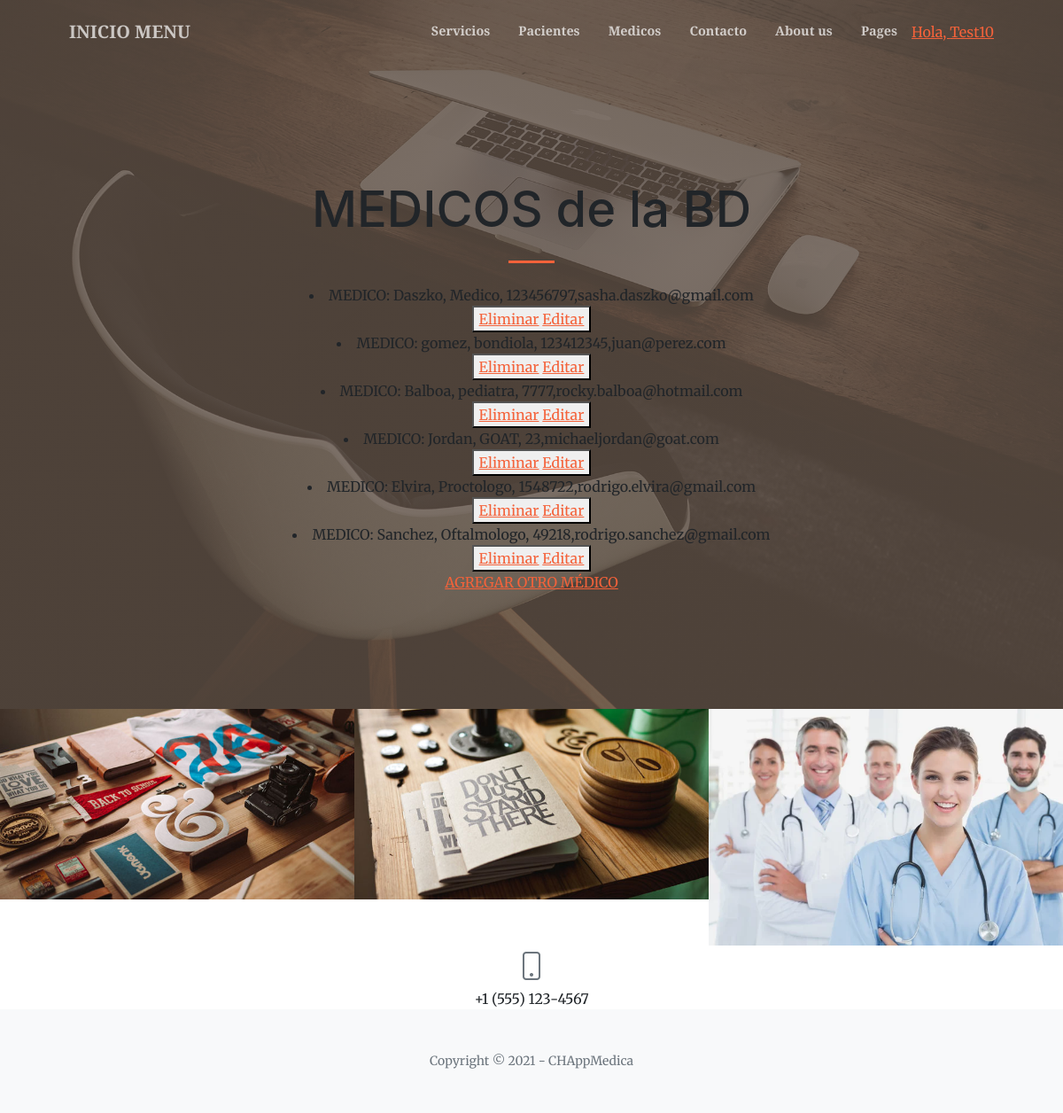
/AppMedica/leerMedicos (signed in), run on the app's committed database.
### AppMedica/models.py (models this page shows)
class Medico(models.Model):
    apellido = models.CharField(max_length=40)
    especialidad = models.CharField(max_length=40)
    matricula = models.IntegerField()
    email = models.EmailField()
    def __str__(self):
        return f"{self.apellido}, {self.especialidad}, {self.matricula},{self.email}"

### AppMedica/views.py (the view)
# urls.py: path('leerMedicos', views.leerMedicos, name='LeerMedicos'),
def leerMedicos(request):
    medicos = Medico.objects.all()
    dir = {'medicos':medicos}
    return render(request,"AppMedica/leerMedicos.html",dir)

### AppMedica/templates/AppMedica/leerMedicos.html (shortened to what this page needs)
{% extends "AppMedica/padre.html" %}
{% load static %}
        {% block contenido %}
            <h1 class="mb-1">MEDICOS de la BD</h1>
        {% endblock %}
        {% block contenido2 %}
            {% for m in medicos %}
                <li>MEDICO:   {{ m }}  </li>
                <button>
                    <a href="{% url 'EliminarMedicos' m.matricula %}">Eliminar</a>
                    <a href="{% url 'EditarMedicos' m.matricula %}">Editar</a>
                </button>
                <br>
            {% endfor %}
            <a href="{% url 'MedicoFormulario'%}">AGREGAR OTRO MÉDICO </a>
        {% endblock %}

### AppMedica/templates/AppMedica/padre.html (shortened to what this page needs)
<!DOCTYPE html>
<html lang="en">
    <head>
        {% load static %}
        <link href="https://cdn.jsdelivr.net/npm/bootstrap-icons@1.5.0/font/bootstrap-icons.css" rel="stylesheet" />
        <link href="https://cdnjs.cloudflare.com/ajax/libs/SimpleLightbox/2.1.0/simpleLightbox.min.css" rel="stylesheet" />
        <link href="{% static 'AppMedica/css/styles.css' %}" rel="stylesheet" />
    </head>
    <body id="page-top">
        <nav class="navbar navbar-expand-lg navbar-light fixed-top py-3" id="mainNav">
            <div class="container px-4 px-lg-5">
                <a class="navbar-brand" href="{% url 'Inicio' %}">INICIO MENU</a>
                <div class="collapse navbar-collapse" id="navbarResponsive">
                    <ul class="navbar-nav ms-auto my-2 my-lg-0">
                        <li class="nav-item"><a class="nav-link" href="{% url 'Servicios' %}">Servicios</a></li>
                        <li class="nav-item"><a class="nav-link" href="{% url 'Pacientes' %}">Pacientes</a></li>
                        <li class="nav-item"><a class="nav-link" href="{% url 'Medicos' %}">Medicos</a></li>
                        <li class="nav-item"><a class="nav-link" href="{% url 'Contacto' %}">Contacto</a></li>
                        <li class="nav-item"><a class="nav-link" href="{% url 'About' %}">About us</a></li>
                        <li class="nav-item"><a class="nav-link" href="{% url 'Pages' %}">Pages</a></li>
                        {% if  request.user.is_authenticated %}
                            <li class="sidebar-nav-item"><a href="{% url 'EditarPerfil' %}">Hola, {{user.username}}</a></li>
                        {% endif %}
                    </ul>
                </div>
            </div>
        </nav>
        <header class="masthead">
            <div class="container px-4 px-lg-5 h-100">
                <div class="row gx-4 gx-lg-5 h-100 align-items-center justify-content-center text-center">
                    <div class="col-lg-8 align-self-end">
                        {% block contenido %}{% endblock %}
                        <hr class="divider" />
                    </div>
                    <div class="col-lg-8 align-self-baseline">
                        {% block contenido2 %}{% endblock %}
                    </div>
                </div>
            </div>
        </header>
        {% block contenido3 %}
        <div id="portfolio">
            <div class="container-fluid p-0">
                <div class="row g-0">
                    <div class="col-lg-4 col-sm-6">
                        <a class="portfolio-box" href="{% url 'Servicios' %}"  title="Servicios">
                            <img class="img-fluid" src="{% static 'AppMedica/assets/img/portfolio/thumbnails/1.jpg' %}" alt="..." />
                        </a>
                    </div>
                    <div class="col-lg-4 col-sm-6">
                        <a class="portfolio-box" href="{% url 'Pacientes' %}" title="Pacientes">
                            <img class="img-fluid" src="{% static 'AppMedica/assets/img/portfolio/thumbnails/2.jpg' %}" alt="..." />
                        </a>
                    </div>
                    <div class="col-lg-4 col-sm-6">
                        <a class="portfolio-box" href="{% url 'Medicos' %}" title="Medicos">
                            <img class="img-fluid" src="{% static 'AppMedica/assets/img/portfolio/thumbnails/3.jpg' %}" alt="..." />
                        </a>
                    </div>
                </div>
            </div>
        </div>
        {% endblock %}
                <div class="row gx-4 gx-lg-5 justify-content-center">
                    <div class="col-lg-4 text-center mb-5 mb-lg-0">
                        <i class="bi-phone fs-2 mb-3 text-muted"></i>
                        <div>+1 (555) 123-4567</div>
                    </div>
                </div>
        <footer class="bg-light py-5">
            <div class="container px-4 px-lg-5"><div class="small text-center text-muted">Copyright &copy; 2021 - CHAppMedica</div></div>
        </footer>
    </body>
</html>

### data on the page
Medico: apellido+especialidad+matricula "Daszko, Medico, 123456797,sasha.daszko@gmail.com"
Medico: apellido+especialidad+matricula "gomez, bondiola, 123412345,juan@perez.com"
Medico: apellido+especialidad+matricula "Balboa, pediatra, 7777,rocky.balboa@hotmail.com"
Medico: apellido+especialidad+matricula "Jordan, GOAT, 23,michaeljordan@goat.com"
Medico: apellido+especialidad+matricula "Elvira, Proctologo, 1548722,rodrigo.elvira@gmail.com"
Medico: apellido+especialidad+matricula "Sanchez, Oftalmologo, 49218,rodrigo.sanchez@gmail.com"

### other printed values
{{ user.username }} "Test10"
